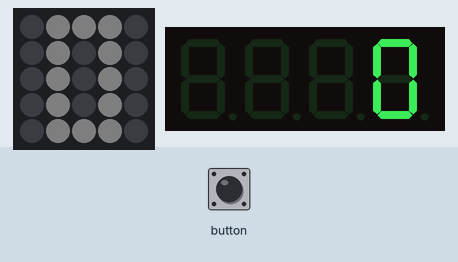
Simulated run of this sketch. Board: ESP32. Parts: 5×5 RGB LED matrix (first LED top left, wired row by row), 4-digit seven-segment display. Dim RGB values are drawn brighter than linear; nothing arrives over Bluetooth unless stated; a phone connects over Bluetooth LE 3 s after start.

Above: at 0.1 s.

The sketch:

m5atom-pos-viewer.ino
```cpp
#include "Arduino.h"
#include "M5Atom.h"
#include "BLEDevice.h"
#include "TM1637Display.h"

#include "ble-pos-viewer.h"
#include "pos-price.h"
#include "pos-num.h"
#include "pos-num-characteristic-callbacks.h"
#include "pos-price-characteristic-callbacks.h"

namespace
{
    constexpr uint8_t dio_pin = 26;
    constexpr uint8_t clock_pin = 32;
    constexpr uint8_t brightness = 10;

    // UUID 16bit形式でないとESP32 BLE ClientでAdvertiseできない
    BLEUUID service_uuid(static_cast<uint16_t>(0xF6E7));
    BLEUUID price_characteristic_uuid(static_cast<uint16_t>(0x0001));

    BLEPOSViewer ble_pos_viewer(service_uuid);

    TM1637Display tm1637(clock_pin, dio_pin);
    POSPrice price(tm1637);
    POSNum num;
}

void setup()
{
    M5.begin(true, true, true);

    // BLE Wrapper Class
    ble_pos_viewer.Init("M5Atom-Pos-Viewer");
    ble_pos_viewer.CreateCharacteristicRW<POSPriceCharacteristicCallbacks>(price_characteristic_uuid, &num, &price);
    ble_pos_viewer.Start();

    BLEAdvertisementData advertisement_data;
    ble_pos_viewer.StartAdvertising(advertisement_data, service_uuid);

    num.SetBrightness(brightness);
    num.Reset();
    price.SetBrightness(brightness);
    price.Reset();
}

void loop()
{
    M5.update();

    if (M5.Btn.wasPressed())
    {
        // Reset
        num.Reset();
        price.Reset();
    }

    price.Update();

    delay(100);
}
```

ble-pos-viewer.cpp
```cpp
#include "ble-pos-viewer.h"

void BLEPOSViewer::Init(const char* device_name)
{
    BLEDevice::init(device_name);
    _server = BLEDevice::createServer();

    _service = _server->createService(_service_uuid);
}

void BLEPOSViewer::Start()
{
    _service->start();
}

void BLEPOSViewer::StartAdvertising(BLEAdvertisementData& advertisement_data, BLEUUID& service_uuid)
{
    _advertising = _server->getAdvertising();
    _advertising->setAdvertisementData(advertisement_data);
    _advertising->addServiceUUID(service_uuid);
    _advertising->setScanResponse(true);
    _advertising->setMinPreferred(0x06);
    _advertising->setMinPreferred(0x12);
    _advertising->start();
}
```

ble-pos-viewer.h
```cpp
#pragma once

#include "Arduino.h"
#include "M5Atom.h"
#include "BLEDevice.h"

class BLEPOSViewer
{
    const BLEUUID _service_uuid;

    BLEServer* _server = nullptr;
    BLEService* _service = nullptr;
    BLEAdvertising* _advertising = nullptr;

public:
    BLEPOSViewer(const BLEUUID& service_uuid) : _service_uuid(service_uuid)
    {

    }

    void Init(const char* device_name);

    void Start();

    void StartAdvertising(BLEAdvertisementData& advertisement_data, BLEUUID& service_uuid);

    template <class T, class... Args> BLECharacteristic* const CreateCharacteristic(const BLEUUID& uuid, const uint32_t property, Args... args);

    template <class T, class... Args> BLECharacteristic* const CreateCharacteristicRW(const BLEUUID& uuid, Args... args);
};

template <class T, class... Args> BLECharacteristic* const BLEPOSViewer::CreateCharacteristic(const BLEUUID& uuid, const uint32_t property, Args... args)
{
    BLECharacteristic* const characteristic = _service->createCharacteristic(uuid, property);
    characteristic->setCallbacks(new T(args...));

    return characteristic;
}

template <class T, class... Args> BLECharacteristic* const BLEPOSViewer::CreateCharacteristicRW(const BLEUUID& uuid, Args... args)
{
    return this->CreateCharacteristic<T, Args...>(uuid, BLECharacteristic::PROPERTY_READ | BLECharacteristic::PROPERTY_WRITE, args...);
}
```

matrix-number.h
```cpp
#pragma once

#include <type_traits>

#include "Arduino.h"

constexpr uint8_t led_rowcol = 5;

constexpr uint32_t matrix_numbers[][led_rowcol][led_rowcol] = {
    {
        {0x000000, 0xFFFFFF, 0xFFFFFF, 0xFFFFFF, 0x000000},
        {0x000000, 0xFFFFFF, 0x000000, 0xFFFFFF, 0x000000},
        {0x000000, 0xFFFFFF, 0x000000, 0xFFFFFF, 0x000000},
        {0x000000, 0xFFFFFF, 0x000000, 0xFFFFFF, 0x000000},
        {0x000000, 0xFFFFFF, 0xFFFFFF, 0xFFFFFF, 0x000000}
    },
    {
        {0x000000, 0xFFFFFF, 0xFFFFFF, 0x000000, 0x000000},
        {0x000000, 0x000000, 0xFFFFFF, 0x000000, 0x000000},
        {0x000000, 0x000000, 0xFFFFFF, 0x000000, 0x000000},
        {0x000000, 0x000000, 0xFFFFFF, 0x000000, 0x000000},
        {0x000000, 0x000000, 0xFFFFFF, 0x000000, 0x000000}
    },
    {
        {0x000000, 0xFFFFFF, 0xFFFFFF, 0xFFFFFF, 0x000000},
        {0x000000, 0x000000, 0x000000, 0xFFFFFF, 0x000000},
        {0x000000, 0xFFFFFF, 0xFFFFFF, 0xFFFFFF, 0x000000},
        {0x000000, 0xFFFFFF, 0x000000, 0x000000, 0x000000},
        {0x000000, 0xFFFFFF, 0xFFFFFF, 0xFFFFFF, 0x000000}
    },
    {
        {0x000000, 0xFFFFFF, 0xFFFFFF, 0xFFFFFF, 0x000000},
        {0x000000, 0x000000, 0x000000, 0xFFFFFF, 0x000000},
        {0x000000, 0xFFFFFF, 0xFFFFFF, 0xFFFFFF, 0x000000},
        {0x000000, 0x000000, 0x000000, 0xFFFFFF, 0x000000},
        {0x000000, 0xFFFFFF, 0xFFFFFF, 0xFFFFFF, 0x000000}
    },
    {
        {0x000000, 0xFFFFFF, 0x000000, 0xFFFFFF, 0x000000},
        {0x000000, 0xFFFFFF, 0x000000, 0xFFFFFF, 0x000000},
        {0x000000, 0xFFFFFF, 0xFFFFFF, 0xFFFFFF, 0x000000},
        {0x000000, 0x000000, 0x000000, 0xFFFFFF, 0x000000},
        {0x000000, 0x000000, 0x000000, 0xFFFFFF, 0x000000}
    },
    {
        {0x000000, 0xFFFFFF, 0xFFFFFF, 0xFFFFFF, 0x000000},
        {0x000000, 0xFFFFFF, 0x000000, 0x000000, 0x000000},
        {0x000000, 0xFFFFFF, 0xFFFFFF, 0xFFFFFF, 0x000000},
        {0x000000, 0x000000, 0x000000, 0xFFFFFF, 0x000000},
        {0x000000, 0xFFFFFF, 0xFFFFFF, 0xFFFFFF, 0x000000}
    },
    {
        {0x000000, 0xFFFFFF, 0xFFFFFF, 0xFFFFFF, 0x000000},
        {0x000000, 0xFFFFFF, 0x000000, 0x000000, 0x000000},
        {0x000000, 0xFFFFFF, 0xFFFFFF, 0xFFFFFF, 0x000000},
        {0x000000, 0xFFFFFF, 0x000000, 0xFFFFFF, 0x000000},
        {0x000000, 0xFFFFFF, 0xFFFFFF, 0xFFFFFF, 0x000000}
    },
    {
        {0x000000, 0xFFFFFF, 0xFFFFFF, 0xFFFFFF, 0x000000},
        {0x000000, 0x000000, 0x000000, 0xFFFFFF, 0x000000},
        {0x000000, 0x000000, 0x000000, 0xFFFFFF, 0x000000},
        {0x000000, 0x000000, 0x000000, 0xFFFFFF, 0x000000},
        {0x000000, 0x000000, 0x000000, 0xFFFFFF, 0x000000}
    },
    {
        {0x000000, 0xFFFFFF, 0xFFFFFF, 0xFFFFFF, 0x000000},
        {0x000000, 0xFFFFFF, 0x000000, 0xFFFFFF, 0x000000},
        {0x000000, 0xFFFFFF, 0xFFFFFF, 0xFFFFFF, 0x000000},
        {0x000000, 0xFFFFFF, 0x000000, 0xFFFFFF, 0x000000},
        {0x000000, 0xFFFFFF, 0xFFFFFF, 0xFFFFFF, 0x000000}
    },
    {
        {0x000000, 0xFFFFFF, 0xFFFFFF, 0xFFFFFF, 0x000000},
        {0x000000, 0xFFFFFF, 0x000000, 0xFFFFFF, 0x000000},
        {0x000000, 0xFFFFFF, 0xFFFFFF, 0xFFFFFF, 0x000000},
        {0x000000, 0x000000, 0x000000, 0xFFFFFF, 0x000000},
        {0x000000, 0xFFFFFF, 0xFFFFFF, 0xFFFFFF, 0x000000}
    },
    {
        {0xFFFFFF, 0x000000, 0xFFFFFF, 0xFFFFFF, 0xFFFFFF},
        {0xFFFFFF, 0x000000, 0xFFFFFF, 0x000000, 0xFFFFFF},
        {0xFFFFFF, 0x000000, 0xFFFFFF, 0x000000, 0xFFFFFF},
        {0xFFFFFF, 0x000000, 0xFFFFFF, 0x000000, 0xFFFFFF},
        {0xFFFFFF, 0x000000, 0xFFFFFF, 0xFFFFFF, 0xFFFFFF}
    },
    {
        {0xFFFFFF, 0x000000, 0x000000, 0xFFFFFF, 0x000000},
        {0xFFFFFF, 0x000000, 0x000000, 0xFFFFFF, 0x000000},
        {0xFFFFFF, 0x000000, 0x000000, 0xFFFFFF, 0x000000},
        {0xFFFFFF, 0x000000, 0x000000, 0xFFFFFF, 0x000000},
        {0xFFFFFF, 0x000000, 0x000000, 0xFFFFFF, 0x000000}
    },
    {
        {0xFFFFFF, 0x000000, 0xFFFFFF, 0xFFFFFF, 0xFFFFFF},
        {0xFFFFFF, 0x000000, 0x000000, 0x000000, 0xFFFFFF},
        {0xFFFFFF, 0x000000, 0xFFFFFF, 0xFFFFFF, 0xFFFFFF},
        {0xFFFFFF, 0x000000, 0xFFFFFF, 0x000000, 0x000000},
        {0xFFFFFF, 0x000000, 0xFFFFFF, 0xFFFFFF, 0xFFFFFF}
    },
    {
        {0xFFFFFF, 0x000000, 0xFFFFFF, 0xFFFFFF, 0xFFFFFF},
        {0xFFFFFF, 0x000000, 0x000000, 0x000000, 0xFFFFFF},
        {0xFFFFFF, 0x000000, 0xFFFFFF, 0xFFFFFF, 0xFFFFFF},
        {0xFFFFFF, 0x000000, 0x000000, 0x000000, 0xFFFFFF},
        {0xFFFFFF, 0x000000, 0xFFFFFF, 0xFFFFFF, 0xFFFFFF}
    },
    {
        {0xFFFFFF, 0x000000, 0xFFFFFF, 0x000000, 0xFFFFFF},
        {0xFFFFFF, 0x000000, 0xFFFFFF, 0x000000, 0xFFFFFF},
        {0xFFFFFF, 0x000000, 0xFFFFFF, 0xFFFFFF, 0xFFFFFF},
        {0xFFFFFF, 0x000000, 0x000000, 0x000000, 0xFFFFFF},
        {0xFFFFFF, 0x000000, 0x000000, 0x000000, 0xFFFFFF}
    },
    {
        {0xFFFFFF, 0x000000, 0xFFFFFF, 0xFFFFFF, 0xFFFFFF},
        {0xFFFFFF, 0x000000, 0xFFFFFF, 0x000000, 0x000000},
        {0xFFFFFF, 0x000000, 0xFFFFFF, 0xFFFFFF, 0xFFFFFF},
        {0xFFFFFF, 0x000000, 0x000000, 0x000000, 0xFFFFFF},
        {0xFFFFFF, 0x000000, 0xFFFFFF, 0xFFFFFF, 0xFFFFFF}
    },
    {
        {0xFFFFFF, 0x000000, 0xFFFFFF, 0xFFFFFF, 0xFFFFFF},
        {0xFFFFFF, 0x000000, 0xFFFFFF, 0x000000, 0x000000},
        {0xFFFFFF, 0x000000, 0xFFFFFF, 0xFFFFFF, 0xFFFFFF},
        {0xFFFFFF, 0x000000, 0xFFFFFF, 0x000000, 0xFFFFFF},
        {0xFFFFFF, 0x000000, 0xFFFFFF, 0xFFFFFF, 0xFFFFFF}
    },
    {
        {0xFFFFFF, 0x000000, 0xFFFFFF, 0xFFFFFF, 0xFFFFFF},
        {0xFFFFFF, 0x000000, 0x000000, 0x000000, 0xFFFFFF},
        {0xFFFFFF, 0x000000, 0x000000, 0x000000, 0xFFFFFF},
        {0xFFFFFF, 0x000000, 0x000000, 0x000000, 0xFFFFFF},
        {0xFFFFFF, 0x000000, 0x000000, 0x000000, 0xFFFFFF}
    },
    {
        {0xFFFFFF, 0x000000, 0xFFFFFF, 0xFFFFFF, 0xFFFFFF},
        {0xFFFFFF, 0x000000, 0xFFFFFF, 0x000000, 0xFFFFFF},
        {0xFFFFFF, 0x000000, 0xFFFFFF, 0xFFFFFF, 0xFFFFFF},
        {0xFFFFFF, 0x000000, 0xFFFFFF, 0x000000, 0xFFFFFF},
        {0xFFFFFF, 0x000000, 0xFFFFFF, 0xFFFFFF, 0xFFFFFF}
    },
    {
        {0xFFFFFF, 0x000000, 0xFFFFFF, 0xFFFFFF, 0xFFFFFF},
        {0xFFFFFF, 0x000000, 0xFFFFFF, 0x000000, 0xFFFFFF},
        {0xFFFFFF, 0x000000, 0xFFFFFF, 0xFFFFFF, 0xFFFFFF},
        {0xFFFFFF, 0x000000, 0x000000, 0x000000, 0xFFFFFF},
        {0xFFFFFF, 0x000000, 0xFFFFFF, 0xFFFFFF, 0xFFFFFF}
    }
};

constexpr size_t number_length = std::extent<decltype(matrix_numbers)>::value;
```

pos-num-characteristic-callbacks.cpp
```cpp
#include "pos-num-characteristic-callbacks.h"

void POSNumCharacteristicCallbacks::onRead(BLECharacteristic* pCharacteristic)
{

}

void POSNumCharacteristicCallbacks::onWrite(BLECharacteristic* pCharacteristic)
{
    uint8_t* data = pCharacteristic->getData();

    _num->DrawNumber(*data);
}
```

pos-num-characteristic-callbacks.h
```cpp
#pragma once

#include "Arduino.h"
#include "M5Atom.h"
#include "BLEDevice.h"

#include "pos-num.h"

class POSNumCharacteristicCallbacks : public BLECharacteristicCallbacks
{
    POSNum* _num;

public:
    POSNumCharacteristicCallbacks(POSNum* num) : _num(num)
    {

    }

    void onRead(BLECharacteristic* pCharacteristic) override;

    void onWrite(BLECharacteristic* pCharacteristic) override;
};
```

pos-num.cpp
```cpp
#include "pos-num.h"

void POSNum::SetBrightness(const uint8_t brightness)
{
    M5.dis.setBrightness(brightness);
}

const bool POSNum::DrawNumber(const uint8_t number)
{
    if (number >= number_length)
    {
        return false;
    }

    for (uint8_t y = 0; y < led_rowcol; y++)
    {
        for (uint8_t x = 0; x < led_rowcol; x++)
        {
            M5.dis.drawpix(x + y * led_rowcol, matrix_numbers[number][y][x]);
        }
    }

    return true;
}
```

pos-num.h
```cpp
#pragma once

#include "Arduino.h"
#include "M5Atom.h"

#include "matrix-number.h"

class POSNum
{
public:
    void SetBrightness(const uint8_t brightness);

    const bool DrawNumber(const uint8_t number);

    void Reset()
    {
        DrawNumber(0);
    }
};
```

pos-price-characteristic-callbacks.cpp
```cpp
#include "pos-price-characteristic-callbacks.h"

void POSPriceCharacteristicCallbacks::onRead(BLECharacteristic* pCharacteristic)
{

}

void POSPriceCharacteristicCallbacks::onWrite(BLECharacteristic* pCharacteristic)
{
    // 3bytes
    std::string value_str = pCharacteristic->getValue();
    uint16_t price = 0;
    uint8_t num = 0;

    if (value_str.length() < 1 | value_str.length() > 3)
    {
        return;
    }

    num = static_cast<uint8_t>(value_str[0]);

    if (value_str.length() == 3)
    {
        price = (static_cast<uint16_t>(value_str[1]) << 8) + static_cast<uint8_t>(value_str[2]);
    }
    else if (value_str.length() == 2)
    {
        price = static_cast<uint8_t>(value_str[1]);
    }

    if (price > 9999)
    {
        price = 9999;
    }

    _num->DrawNumber(num);
    _price->ShowNumberDec(price);
}
```

pos-price-characteristic-callbacks.h
```cpp
#pragma once

#include <string>

#include "Arduino.h"
#include "M5Atom.h"
#include "BLEDevice.h"

#include "pos-num.h"
#include "pos-price.h"

class POSPriceCharacteristicCallbacks : public BLECharacteristicCallbacks
{
    POSNum* _num;
    POSPrice* _price;

public:
    POSPriceCharacteristicCallbacks(POSNum* num, POSPrice* price) : _num(num), _price(price)
    {

    }

    void onRead(BLECharacteristic* pCharacteristic) override;

    void onWrite(BLECharacteristic* pCharacteristic) override;
};
```

pos-price.cpp
```cpp
#include "pos-price.h"

void POSPrice::SetBrightness(const uint8_t brightness, const bool is_on)
{
    _tm1637.setBrightness(brightness, is_on);
}

void POSPrice::ShowNumberDec(const int num, const bool leading_zero)
{
    _num = num;
    _leading_zero = leading_zero;
}

void POSPrice::Update()
{
    _tm1637.showNumberDec(_num, _leading_zero);
}
```

pos-price.h
```cpp
#pragma once

#include "Arduino.h"
#include "M5Atom.h"

#include "TM1637Display.h"

class POSPrice
{
    TM1637Display& _tm1637;
    int _num = 0;
    bool _leading_zero = false;

public:
    POSPrice(TM1637Display& tm1637) : _tm1637(tm1637)
    {

    }

    void SetBrightness(const uint8_t brightness, const bool is_on = true);

    void ShowNumberDec(const int num, const bool leading_zero = false);

    void Reset()
    {
        ShowNumberDec(0);
    }

    void Update();
};
```
